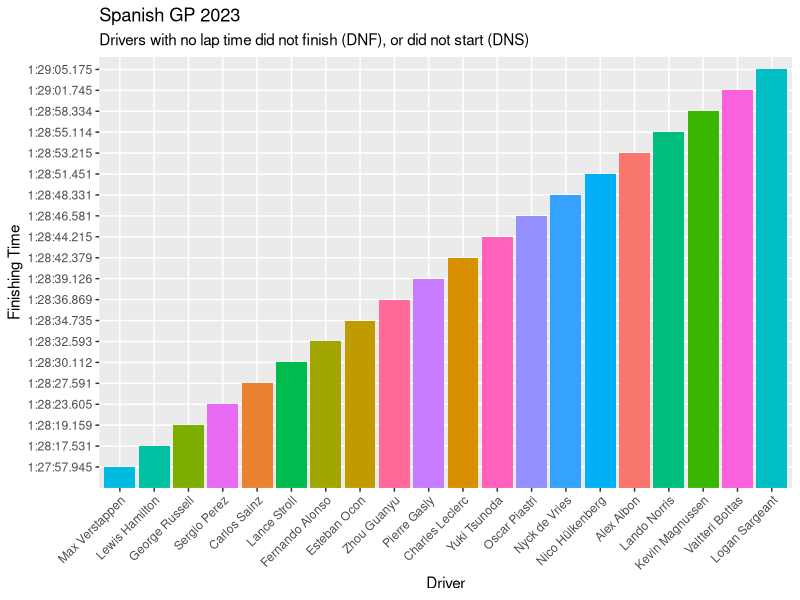

Write the R code that produced this figure.
## ---- chunk 1
#|label: setup
#|message: false

suppressPackageStartupMessages({
  library(tidyverse)
  library(dplyr)
  library(ggplot2)
  })
## ---- chunk 2
#|label: Spanish tibble

Spanish <- tibble(
  Position = c(1, 2, 3, 4, 5, 6, 7, 8, 9, 10, 11, 12, 13, 14, 15, 16, 17, 18, 19, 20),
  Driver = c("Max Verstappen", "Lewis Hamilton", "George Russell", "Sergio Perez", "Carlos Sainz", "Lance Stroll", "Fernando Alonso", "Esteban Ocon", "Zhou Guanyu", "Pierre Gasly", "Charles Leclerc", "Yuki Tsunoda", "Oscar Piastri", "Nyck de Vries", "Nico Hülkenberg", "Alex Albon", "Lando Norris", "Kevin Magnussen", "Valtteri Bottas", "Logan Sargeant"),
  Team = c("Red Bull Racing", "Mercedes", "Mercedes", "Red Bull Racing", "Ferrari", "Aston Martin", "Aston Martin", "Alpine", "Alfa Romeo", "Alpine", "Ferrari", "RB", "McLaren", "RB", "Haas", "Williams", "McLaren", "Haas", "Alfa Romeo", "Williams"),
  Laps = c(66, 66, 66, 66, 66, 66, 66, 66, 66, 66, 66, 66, 66, 66, 66, 66, 66, 66, 66, 66),
  Time_Retired = c("1:27:57.945", "1:28:17.531", "1:28:19.159", "1:28:23.605", "1:28:27.591", "1:28:30.112", "1:28:32.593", "1:28:34.735", "1:28:36.869", "1:28:39.126", "1:28:42.379", "1:28:44.215", "1:28:46.581", "1:28:48.331", "1:28:51.451", "1:28:53.215", "1:28:55.114", "1:28:58.334", "1:29:01.745", "1:29:05.175"),
  Gap = c("0s", "+19.586s", "+21.214s", "+25.660s", "+29.646s", "+32.167s", "+34.648s", "+36.790s", "+38.924s", "+41.181s", "+44.434s", "+46.270s", "+48.636s", "+50.386s", "+53.506s", "+55.270s", "+57.169s", "+60.389s", "+63.800s", "+67.230s"),
  Points = c(25, 18, 15, 12, 10, 8, 6, 4, 2, 1, 0, 0, 0, 0, 0, 0, 0, 0, 0, 0),
  Speed_mph = c(129.2, 129.1, 129.0, 128.9, 128.8, 128.8, 128.7, 128.7, 128.6, 128.5, 128.5, 128.4, 128.3, 128.2, 128.2, 128.1, 128.1, 128.0, 127.9, 127.9)
)

Spanish$Time_Retired[Spanish$Time_Retired == "DNF"] <- 0
Spanish$Gap[Spanish$Gap == "0s"] <- NA
Spanish <- Spanish %>%
  arrange(Time_Retired)

## ---- chunk 3
#| label: Spanish plot

ggplot(Spanish, aes(x = fct_reorder(Driver, Time_Retired), y = Time_Retired, fill = Driver)) +
  geom_bar(stat = "identity") +
  labs(title = "Spanish GP 2023",
       subtitle = "Drivers with no lap time did not finish (DNF), or did not start (DNS)",
       x = "Driver",
       y = "Finishing Time",
       color = NA) +
  guides(fill = FALSE) +
  theme(axis.text.x = element_text(angle = 45, hjust = 1))
